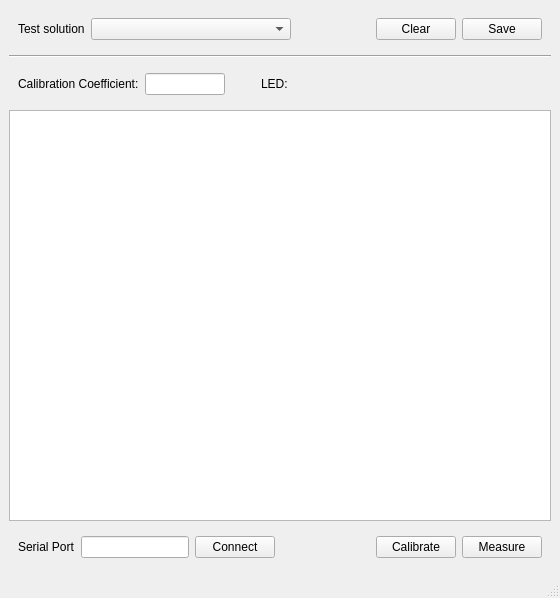
<?xml version="1.0" encoding="UTF-8"?>
<ui version="4.0">
 <class>MainWindow</class>
 <widget class="QMainWindow" name="MainWindow">
  <property name="geometry">
   <rect>
    <x>0</x>
    <y>0</y>
    <width>560</width>
    <height>598</height>
   </rect>
  </property>
  <property name="windowTitle">
   <string>Colorimeter Calcs</string>
  </property>
  <widget class="QWidget" name="centralwidget">
   <layout class="QVBoxLayout" name="verticalLayout">
    <item>
     <widget class="QWidget" name="widget_2" native="true">
      <layout class="QHBoxLayout" name="horizontalLayout_2">
       <item>
        <widget class="QLabel" name="label">
         <property name="text">
          <string>Test solution</string>
         </property>
        </widget>
       </item>
       <item>
        <widget class="QComboBox" name="testSolutionComboBox">
         <property name="sizePolicy">
          <sizepolicy hsizetype="Fixed" vsizetype="Fixed">
           <horstretch>0</horstretch>
           <verstretch>0</verstretch>
          </sizepolicy>
         </property>
         <property name="minimumSize">
          <size>
           <width>200</width>
           <height>0</height>
          </size>
         </property>
         <property name="maximumSize">
          <size>
           <width>400</width>
           <height>16777215</height>
          </size>
         </property>
        </widget>
       </item>
       <item>
        <spacer name="horizontalSpacer_2">
         <property name="orientation">
          <enum>Qt::Horizontal</enum>
         </property>
         <property name="sizeHint" stdset="0">
          <size>
           <width>40</width>
           <height>20</height>
          </size>
         </property>
        </spacer>
       </item>
       <item>
        <widget class="QPushButton" name="clearPushButton">
         <property name="text">
          <string>Clear</string>
         </property>
        </widget>
       </item>
       <item>
        <widget class="QPushButton" name="savePushButton">
         <property name="text">
          <string>Save</string>
         </property>
        </widget>
       </item>
      </layout>
     </widget>
    </item>
    <item>
     <widget class="Line" name="line">
      <property name="orientation">
       <enum>Qt::Horizontal</enum>
      </property>
     </widget>
    </item>
    <item>
     <widget class="QWidget" name="widget_3" native="true">
      <layout class="QHBoxLayout" name="horizontalLayout_3">
       <item>
        <widget class="QLabel" name="coefficientLabel">
         <property name="sizePolicy">
          <sizepolicy hsizetype="Fixed" vsizetype="Preferred">
           <horstretch>0</horstretch>
           <verstretch>0</verstretch>
          </sizepolicy>
         </property>
         <property name="minimumSize">
          <size>
           <width>100</width>
           <height>0</height>
          </size>
         </property>
         <property name="text">
          <string>Calibration Coefficient:</string>
         </property>
        </widget>
       </item>
       <item>
        <widget class="QLineEdit" name="coefficientLineEdit">
         <property name="sizePolicy">
          <sizepolicy hsizetype="Fixed" vsizetype="Fixed">
           <horstretch>0</horstretch>
           <verstretch>0</verstretch>
          </sizepolicy>
         </property>
         <property name="maximumSize">
          <size>
           <width>80</width>
           <height>16777215</height>
          </size>
         </property>
        </widget>
       </item>
       <item>
        <spacer name="horizontalSpacer_3">
         <property name="orientation">
          <enum>Qt::Horizontal</enum>
         </property>
         <property name="sizeType">
          <enum>QSizePolicy::Fixed</enum>
         </property>
         <property name="sizeHint" stdset="0">
          <size>
           <width>30</width>
           <height>20</height>
          </size>
         </property>
        </spacer>
       </item>
       <item>
        <widget class="QLabel" name="ledLabel">
         <property name="sizePolicy">
          <sizepolicy hsizetype="Fixed" vsizetype="Preferred">
           <horstretch>0</horstretch>
           <verstretch>0</verstretch>
          </sizepolicy>
         </property>
         <property name="minimumSize">
          <size>
           <width>100</width>
           <height>0</height>
          </size>
         </property>
         <property name="text">
          <string>LED:</string>
         </property>
        </widget>
       </item>
       <item>
        <spacer name="horizontalSpacer_4">
         <property name="orientation">
          <enum>Qt::Horizontal</enum>
         </property>
         <property name="sizeType">
          <enum>QSizePolicy::Expanding</enum>
         </property>
         <property name="sizeHint" stdset="0">
          <size>
           <width>40</width>
           <height>20</height>
          </size>
         </property>
        </spacer>
       </item>
      </layout>
     </widget>
    </item>
    <item>
     <widget class="QTableWidget" name="tableWidget"/>
    </item>
    <item>
     <widget class="QWidget" name="widget" native="true">
      <property name="sizePolicy">
       <sizepolicy hsizetype="Preferred" vsizetype="Fixed">
        <horstretch>0</horstretch>
        <verstretch>0</verstretch>
       </sizepolicy>
      </property>
      <layout class="QHBoxLayout" name="horizontalLayout">
       <item>
        <widget class="QLabel" name="label_3">
         <property name="text">
          <string>Serial Port</string>
         </property>
        </widget>
       </item>
       <item>
        <widget class="QLineEdit" name="portLineEdit">
         <property name="sizePolicy">
          <sizepolicy hsizetype="Fixed" vsizetype="Fixed">
           <horstretch>0</horstretch>
           <verstretch>0</verstretch>
          </sizepolicy>
         </property>
        </widget>
       </item>
       <item>
        <widget class="QPushButton" name="connectPushButton">
         <property name="text">
          <string>Connect</string>
         </property>
        </widget>
       </item>
       <item>
        <spacer name="horizontalSpacer">
         <property name="orientation">
          <enum>Qt::Horizontal</enum>
         </property>
         <property name="sizeHint" stdset="0">
          <size>
           <width>322</width>
           <height>20</height>
          </size>
         </property>
        </spacer>
       </item>
       <item>
        <widget class="QPushButton" name="calibratePushButton">
         <property name="sizePolicy">
          <sizepolicy hsizetype="Fixed" vsizetype="Fixed">
           <horstretch>0</horstretch>
           <verstretch>0</verstretch>
          </sizepolicy>
         </property>
         <property name="text">
          <string>Calibrate</string>
         </property>
        </widget>
       </item>
       <item>
        <widget class="QPushButton" name="measurePushButton">
         <property name="sizePolicy">
          <sizepolicy hsizetype="Fixed" vsizetype="Fixed">
           <horstretch>0</horstretch>
           <verstretch>0</verstretch>
          </sizepolicy>
         </property>
         <property name="text">
          <string>Measure</string>
         </property>
        </widget>
       </item>
      </layout>
     </widget>
    </item>
   </layout>
  </widget>
  <widget class="QMenuBar" name="menubar">
   <property name="geometry">
    <rect>
     <x>0</x>
     <y>0</y>
     <width>560</width>
     <height>26</height>
    </rect>
   </property>
  </widget>
  <widget class="QStatusBar" name="statusbar"/>
 </widget>
 <resources/>
 <connections/>
</ui>
